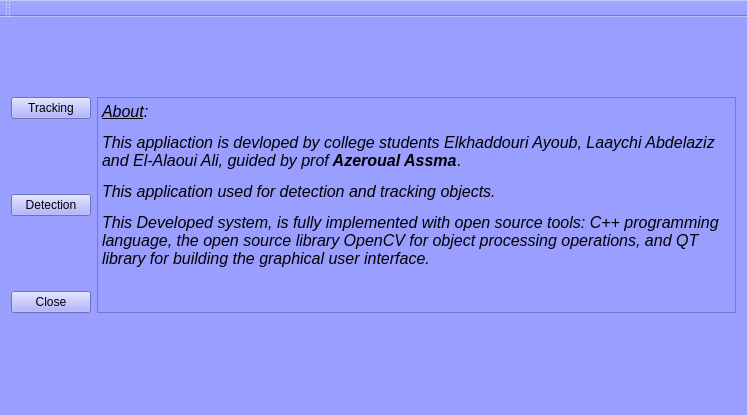
<?xml version="1.0" encoding="UTF-8"?>
<ui version="4.0">
 <class>DecTrack</class>
 <widget class="QMainWindow" name="DecTrack">
  <property name="geometry">
   <rect>
    <x>0</x>
    <y>0</y>
    <width>747</width>
    <height>415</height>
   </rect>
  </property>
  <property name="windowTitle">
   <string>DecTrack</string>
  </property>
  <property name="styleSheet">
   <string notr="true">background-color:rgb(153, 158, 255);</string>
  </property>
  <widget class="QWidget" name="centralWidget">
   <layout class="QGridLayout" name="gridLayout">
    <item row="0" column="1" rowspan="3">
     <widget class="QTextBrowser" name="textBrowser">
      <property name="html">
       <string>&lt;!DOCTYPE HTML PUBLIC &quot;-//W3C//DTD HTML 4.0//EN&quot; &quot;http://www.w3.org/TR/REC-html40/strict.dtd&quot;&gt;
&lt;html&gt;&lt;head&gt;&lt;meta name=&quot;qrichtext&quot; content=&quot;1&quot; /&gt;&lt;style type=&quot;text/css&quot;&gt;
p, li { white-space: pre-wrap; }
&lt;/style&gt;&lt;/head&gt;&lt;body style=&quot; font-family:'DejaVu Sans'; font-size:12pt; font-weight:400; font-style:normal;&quot;&gt;
&lt;p style=&quot; margin-top:12px; margin-bottom:12px; margin-left:0px; margin-right:0px; -qt-block-indent:0; text-indent:0px;&quot;&gt;&lt;span style=&quot; font-style:italic; text-decoration: underline;&quot;&gt;About&lt;/span&gt;&lt;span style=&quot; font-style:italic;&quot;&gt;:&lt;/span&gt;&lt;/p&gt;
&lt;p style=&quot; margin-top:12px; margin-bottom:12px; margin-left:0px; margin-right:0px; -qt-block-indent:0; text-indent:0px;&quot;&gt;&lt;span style=&quot; font-style:italic;&quot;&gt;This appliaction is devloped by college students Elkhaddouri Ayoub, Laaychi Abdelaziz and El-Alaoui Ali, guided by prof&lt;/span&gt;&lt;span style=&quot; font-weight:600; font-style:italic;&quot;&gt; Azeroual Assma&lt;/span&gt;.&lt;/p&gt;
&lt;p style=&quot; margin-top:12px; margin-bottom:12px; margin-left:0px; margin-right:0px; -qt-block-indent:0; text-indent:0px;&quot;&gt;&lt;span style=&quot; font-style:italic;&quot;&gt;This application used for detection and tracking objects. &lt;/span&gt;&lt;/p&gt;
&lt;p style=&quot; margin-top:12px; margin-bottom:12px; margin-left:0px; margin-right:0px; -qt-block-indent:0; text-indent:0px;&quot;&gt;&lt;span style=&quot; font-style:italic;&quot;&gt;This Developed system, is fully implemented with open source tools: C++ programming language, the open source library OpenCV for object processing operations, and QT library for building the graphical user interface. &lt;/span&gt;&lt;/p&gt;&lt;/body&gt;&lt;/html&gt;</string>
      </property>
     </widget>
    </item>
    <item row="0" column="0">
     <widget class="QPushButton" name="pushButton_2">
      <property name="styleSheet">
       <string notr="true">font: oblique 14pt &quot;DejaVu Sans&quot;;</string>
      </property>
      <property name="text">
       <string>Tracking</string>
      </property>
     </widget>
    </item>
    <item row="1" column="0">
     <widget class="QPushButton" name="pushButton">
      <property name="styleSheet">
       <string notr="true">font: oblique 14pt &quot;DejaVu Sans&quot;;</string>
      </property>
      <property name="text">
       <string>Detection</string>
      </property>
     </widget>
    </item>
    <item row="2" column="0">
     <widget class="QPushButton" name="pushButton_3">
      <property name="styleSheet">
       <string notr="true">font: oblique 14pt &quot;DejaVu Sans&quot;;
</string>
      </property>
      <property name="text">
       <string>Close</string>
      </property>
     </widget>
    </item>
   </layout>
  </widget>
  <widget class="QMenuBar" name="menuBar">
   <property name="geometry">
    <rect>
     <x>0</x>
     <y>0</y>
     <width>747</width>
     <height>24</height>
    </rect>
   </property>
  </widget>
  <widget class="QToolBar" name="mainToolBar">
   <attribute name="toolBarArea">
    <enum>TopToolBarArea</enum>
   </attribute>
   <attribute name="toolBarBreak">
    <bool>false</bool>
   </attribute>
  </widget>
  <widget class="QStatusBar" name="statusBar"/>
 </widget>
 <layoutdefault spacing="6" margin="11"/>
 <resources/>
 <connections>
  <connection>
   <sender>pushButton_3</sender>
   <signal>clicked()</signal>
   <receiver>DecTrack</receiver>
   <slot>close()</slot>
   <hints>
    <hint type="sourcelabel">
     <x>71</x>
     <y>306</y>
    </hint>
    <hint type="destinationlabel">
     <x>142</x>
     <y>367</y>
    </hint>
   </hints>
  </connection>
 </connections>
</ui>
